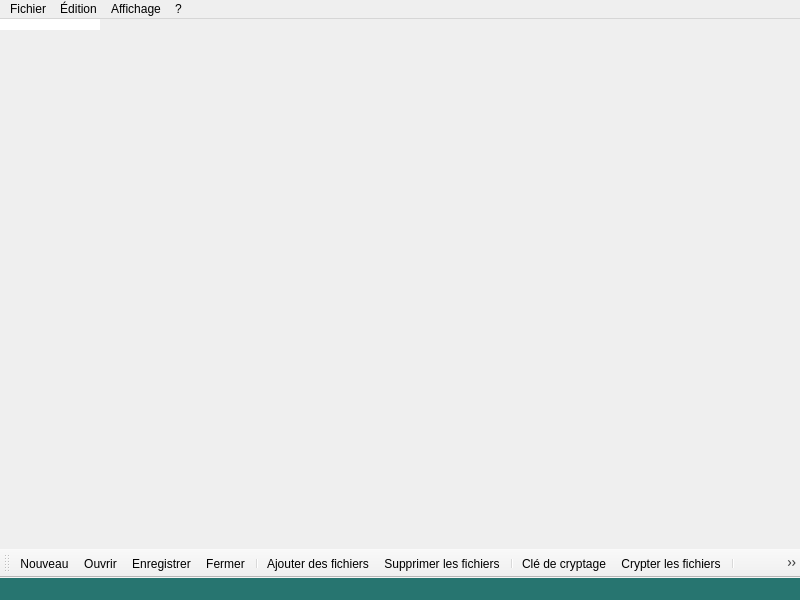
<?xml version="1.0" encoding="UTF-8"?>
<ui version="4.0">
 <class>MainFrameClass</class>
 <widget class="QMainWindow" name="MainFrameClass">
  <property name="geometry">
   <rect>
    <x>0</x>
    <y>0</y>
    <width>800</width>
    <height>600</height>
   </rect>
  </property>
  <property name="acceptDrops">
   <bool>true</bool>
  </property>
  <property name="windowTitle">
   <string>ResEditor</string>
  </property>
  <property name="windowIcon">
   <iconset resource="MainFrame.qrc">
    <normaloff>:/MainFrame/Resources/ResEditor.png</normaloff>:/MainFrame/Resources/ResEditor.png</iconset>
  </property>
  <widget class="QListView" name="centralWidget">
   <property name="contextMenuPolicy">
    <enum>Qt::CustomContextMenu</enum>
   </property>
   <property name="styleSheet">
    <string notr="true"/>
   </property>
   <property name="frameShape">
    <enum>QFrame::NoFrame</enum>
   </property>
   <property name="dragDropMode">
    <enum>QAbstractItemView::DragDrop</enum>
   </property>
   <property name="selectionMode">
    <enum>QAbstractItemView::ExtendedSelection</enum>
   </property>
   <property name="iconSize">
    <size>
     <width>32</width>
     <height>32</height>
    </size>
   </property>
   <property name="resizeMode">
    <enum>QListView::Adjust</enum>
   </property>
   <property name="gridSize">
    <size>
     <width>92</width>
     <height>52</height>
    </size>
   </property>
   <property name="viewMode">
    <enum>QListView::IconMode</enum>
   </property>
   <property name="selectionRectVisible">
    <bool>true</bool>
   </property>
  </widget>
  <widget class="QMenuBar" name="menuBar">
   <property name="geometry">
    <rect>
     <x>0</x>
     <y>0</y>
     <width>800</width>
     <height>21</height>
    </rect>
   </property>
   <widget class="QMenu" name="menuFichier">
    <property name="title">
     <string>Fichier</string>
    </property>
    <addaction name="actionNouveau"/>
    <addaction name="actionOuvrir"/>
    <addaction name="actionFermer"/>
    <addaction name="separator"/>
    <addaction name="actionEnregistrer"/>
    <addaction name="actionEnregistrer_sous"/>
    <addaction name="separator"/>
    <addaction name="actionQuitter"/>
   </widget>
   <widget class="QMenu" name="menu_dition">
    <property name="title">
     <string>Édition</string>
    </property>
    <addaction name="actionAjouter_des_fichiers"/>
    <addaction name="actionExtraire_les_fichiers"/>
    <addaction name="actionSupprimer_les_fichiers"/>
    <addaction name="actionCl_de_cryptage"/>
    <addaction name="actionCrypter_les_fichiers"/>
    <addaction name="separator"/>
    <addaction name="actionExtracteur_de_client"/>
   </widget>
   <widget class="QMenu" name="menu">
    <property name="title">
     <string>?</string>
    </property>
    <addaction name="action_propos"/>
    <addaction name="actionQt"/>
   </widget>
   <widget class="QMenu" name="menuAffichage">
    <property name="title">
     <string>Affichage</string>
    </property>
    <widget class="QMenu" name="menuLangage">
     <property name="title">
      <string>Langage</string>
     </property>
     <property name="icon">
      <iconset resource="MainFrame.qrc">
       <normaloff>:/MainFrame/Resources/language.png</normaloff>:/MainFrame/Resources/language.png</iconset>
     </property>
     <addaction name="actionFran_ais"/>
     <addaction name="actionEnglish"/>
     <addaction name="actionDeutsch"/>
    </widget>
    <widget class="QMenu" name="menuTrier_par">
     <property name="title">
      <string>Trier par</string>
     </property>
     <property name="icon">
      <iconset resource="MainFrame.qrc">
       <normaloff>:/MainFrame/Resources/sort.png</normaloff>:/MainFrame/Resources/sort.png</iconset>
     </property>
     <addaction name="actionNom"/>
     <addaction name="actionType"/>
     <addaction name="actionDate"/>
     <addaction name="actionTaille_2"/>
    </widget>
    <widget class="QMenu" name="menuTaille">
     <property name="title">
      <string>Taille</string>
     </property>
     <property name="icon">
      <iconset resource="MainFrame.qrc">
       <normaloff>:/MainFrame/Resources/size.png</normaloff>:/MainFrame/Resources/size.png</iconset>
     </property>
     <addaction name="actionGrandes_ic_nes"/>
     <addaction name="actionMoyennes_ic_nes"/>
     <addaction name="actionPetites_ic_nes"/>
     <addaction name="actionListe"/>
    </widget>
    <addaction name="menuTrier_par"/>
    <addaction name="menuTaille"/>
    <addaction name="separator"/>
    <addaction name="menuLangage"/>
    <addaction name="actionPlein_cran"/>
   </widget>
   <addaction name="menuFichier"/>
   <addaction name="menu_dition"/>
   <addaction name="menuAffichage"/>
   <addaction name="menu"/>
  </widget>
  <widget class="QToolBar" name="mainToolBar">
   <property name="windowTitle">
    <string>Barre d'outils</string>
   </property>
   <attribute name="toolBarArea">
    <enum>BottomToolBarArea</enum>
   </attribute>
   <attribute name="toolBarBreak">
    <bool>false</bool>
   </attribute>
   <addaction name="actionNouveau"/>
   <addaction name="actionOuvrir"/>
   <addaction name="actionEnregistrer"/>
   <addaction name="actionFermer"/>
   <addaction name="separator"/>
   <addaction name="actionAjouter_des_fichiers"/>
   <addaction name="actionSupprimer_les_fichiers"/>
   <addaction name="separator"/>
   <addaction name="actionCl_de_cryptage"/>
   <addaction name="actionCrypter_les_fichiers"/>
   <addaction name="separator"/>
   <addaction name="actionExtracteur_de_client"/>
  </widget>
  <widget class="QStatusBar" name="statusBar">
   <property name="styleSheet">
    <string notr="true">background-color: #277570;</string>
   </property>
  </widget>
  <action name="action_propos">
   <property name="icon">
    <iconset resource="MainFrame.qrc">
     <normaloff>:/MainFrame/Resources/about.png</normaloff>:/MainFrame/Resources/about.png</iconset>
   </property>
   <property name="text">
    <string>À propos</string>
   </property>
  </action>
  <action name="actionQt">
   <property name="icon">
    <iconset resource="MainFrame.qrc">
     <normaloff>:/MainFrame/Resources/about.png</normaloff>:/MainFrame/Resources/about.png</iconset>
   </property>
   <property name="text">
    <string>Qt</string>
   </property>
  </action>
  <action name="actionQuitter">
   <property name="icon">
    <iconset resource="MainFrame.qrc">
     <normaloff>:/MainFrame/Resources/quit.png</normaloff>:/MainFrame/Resources/quit.png</iconset>
   </property>
   <property name="text">
    <string>Quitter</string>
   </property>
  </action>
  <action name="actionPlein_cran">
   <property name="checkable">
    <bool>true</bool>
   </property>
   <property name="icon">
    <iconset resource="MainFrame.qrc">
     <normaloff>:/MainFrame/Resources/fullscreen.png</normaloff>:/MainFrame/Resources/fullscreen.png</iconset>
   </property>
   <property name="text">
    <string>Plein écran</string>
   </property>
  </action>
  <action name="actionFran_ais">
   <property name="checkable">
    <bool>true</bool>
   </property>
   <property name="checked">
    <bool>true</bool>
   </property>
   <property name="icon">
    <iconset resource="MainFrame.qrc">
     <normaloff>:/MainFrame/Resources/language_french.png</normaloff>:/MainFrame/Resources/language_french.png</iconset>
   </property>
   <property name="text">
    <string>Français</string>
   </property>
  </action>
  <action name="actionEnglish">
   <property name="checkable">
    <bool>true</bool>
   </property>
   <property name="icon">
    <iconset resource="MainFrame.qrc">
     <normaloff>:/MainFrame/Resources/language_english.png</normaloff>:/MainFrame/Resources/language_english.png</iconset>
   </property>
   <property name="text">
    <string>English</string>
   </property>
  </action>
  <action name="actionEnregistrer">
   <property name="icon">
    <iconset resource="MainFrame.qrc">
     <normaloff>:/MainFrame/Resources/save.png</normaloff>:/MainFrame/Resources/save.png</iconset>
   </property>
   <property name="text">
    <string>Enregistrer</string>
   </property>
  </action>
  <action name="actionEnregistrer_sous">
   <property name="icon">
    <iconset resource="MainFrame.qrc">
     <normaloff>:/MainFrame/Resources/save_as.png</normaloff>:/MainFrame/Resources/save_as.png</iconset>
   </property>
   <property name="text">
    <string>Enregistrer sous...</string>
   </property>
  </action>
  <action name="actionNouveau">
   <property name="icon">
    <iconset resource="MainFrame.qrc">
     <normaloff>:/MainFrame/Resources/new.png</normaloff>:/MainFrame/Resources/new.png</iconset>
   </property>
   <property name="text">
    <string>Nouveau</string>
   </property>
  </action>
  <action name="actionOuvrir">
   <property name="icon">
    <iconset resource="MainFrame.qrc">
     <normaloff>:/MainFrame/Resources/open.png</normaloff>:/MainFrame/Resources/open.png</iconset>
   </property>
   <property name="text">
    <string>Ouvrir</string>
   </property>
  </action>
  <action name="actionFermer">
   <property name="icon">
    <iconset resource="MainFrame.qrc">
     <normaloff>:/MainFrame/Resources/close.png</normaloff>:/MainFrame/Resources/close.png</iconset>
   </property>
   <property name="text">
    <string>Fermer</string>
   </property>
  </action>
  <action name="actionAjouter_des_fichiers">
   <property name="icon">
    <iconset resource="MainFrame.qrc">
     <normaloff>:/MainFrame/Resources/add.png</normaloff>:/MainFrame/Resources/add.png</iconset>
   </property>
   <property name="text">
    <string>Ajouter des fichiers</string>
   </property>
  </action>
  <action name="actionSupprimer_les_fichiers">
   <property name="icon">
    <iconset resource="MainFrame.qrc">
     <normaloff>:/MainFrame/Resources/remove.png</normaloff>:/MainFrame/Resources/remove.png</iconset>
   </property>
   <property name="text">
    <string>Supprimer les fichiers</string>
   </property>
  </action>
  <action name="actionCl_de_cryptage">
   <property name="icon">
    <iconset resource="MainFrame.qrc">
     <normaloff>:/MainFrame/Resources/key.png</normaloff>:/MainFrame/Resources/key.png</iconset>
   </property>
   <property name="text">
    <string>Clé de cryptage</string>
   </property>
  </action>
  <action name="actionCrypter_les_fichiers">
   <property name="checkable">
    <bool>true</bool>
   </property>
   <property name="icon">
    <iconset resource="MainFrame.qrc">
     <normaloff>:/MainFrame/Resources/lock.png</normaloff>:/MainFrame/Resources/lock.png</iconset>
   </property>
   <property name="text">
    <string>Crypter les fichiers</string>
   </property>
  </action>
  <action name="actionExtraire_les_fichiers">
   <property name="icon">
    <iconset resource="MainFrame.qrc">
     <normaloff>:/MainFrame/Resources/extract.png</normaloff>:/MainFrame/Resources/extract.png</iconset>
   </property>
   <property name="text">
    <string>Extraire les fichiers</string>
   </property>
  </action>
  <action name="actionExtracteur_de_client">
   <property name="icon">
    <iconset resource="MainFrame.qrc">
     <normaloff>:/MainFrame/Resources/extract.png</normaloff>:/MainFrame/Resources/extract.png</iconset>
   </property>
   <property name="text">
    <string>Extracteur de client</string>
   </property>
  </action>
  <action name="actionNom">
   <property name="checkable">
    <bool>true</bool>
   </property>
   <property name="checked">
    <bool>true</bool>
   </property>
   <property name="text">
    <string>Nom</string>
   </property>
  </action>
  <action name="actionType">
   <property name="checkable">
    <bool>true</bool>
   </property>
   <property name="text">
    <string>Type</string>
   </property>
  </action>
  <action name="actionDate">
   <property name="checkable">
    <bool>true</bool>
   </property>
   <property name="text">
    <string>Date</string>
   </property>
  </action>
  <action name="actionTaille_2">
   <property name="checkable">
    <bool>true</bool>
   </property>
   <property name="text">
    <string>Taille</string>
   </property>
  </action>
  <action name="actionGrandes_ic_nes">
   <property name="checkable">
    <bool>true</bool>
   </property>
   <property name="text">
    <string>Grandes icônes</string>
   </property>
  </action>
  <action name="actionMoyennes_ic_nes">
   <property name="checkable">
    <bool>true</bool>
   </property>
   <property name="checked">
    <bool>true</bool>
   </property>
   <property name="text">
    <string>Moyennes icônes</string>
   </property>
  </action>
  <action name="actionPetites_ic_nes">
   <property name="checkable">
    <bool>true</bool>
   </property>
   <property name="text">
    <string>Petites icônes</string>
   </property>
  </action>
  <action name="actionListe">
   <property name="checkable">
    <bool>true</bool>
   </property>
   <property name="text">
    <string>Liste</string>
   </property>
  </action>
  <action name="actionDeutsch">
   <property name="checkable">
    <bool>true</bool>
   </property>
   <property name="icon">
    <iconset resource="MainFrame.qrc">
     <normaloff>:/MainFrame/Resources/language_german.png</normaloff>:/MainFrame/Resources/language_german.png</iconset>
   </property>
   <property name="text">
    <string>Deutsch</string>
   </property>
  </action>
 </widget>
 <layoutdefault spacing="6" margin="11"/>
 <resources>
  <include location="MainFrame.qrc"/>
 </resources>
 <connections>
  <connection>
   <sender>actionQuitter</sender>
   <signal>triggered()</signal>
   <receiver>MainFrameClass</receiver>
   <slot>close()</slot>
   <hints>
    <hint type="sourcelabel">
     <x>-1</x>
     <y>-1</y>
    </hint>
    <hint type="destinationlabel">
     <x>399</x>
     <y>299</y>
    </hint>
   </hints>
  </connection>
 </connections>
</ui>
